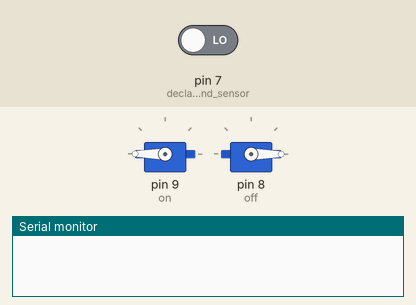
This sketch was run on a simulated Arduino Uno, built with avr-gcc and run on an emulated ATmega328P. Shown: 2 × servo, the last lines printed to the serial monitor. The test bench sets the inputs (shaded band); at power-on: pin 7 (declare_the_sound_sensor) LOW.

Above: at 1.2 s.
1.3 s: pin 7 (declare_the_sound_sensor) driven HIGH
At 2.1 s:
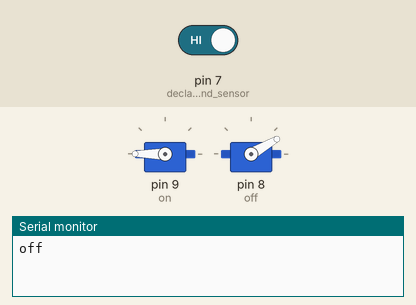
4.3 s: pin 7 (declare_the_sound_sensor) driven LOW
At 4.9 s:
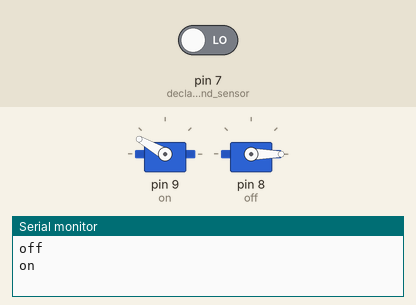
Timing chart, 0 to 7.3 s (numbered marks = the images above; inputs shaded):
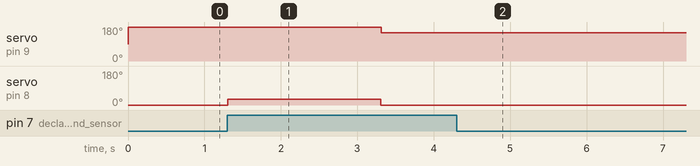

The sketch:

switch.ino
```cpp
/* Code written by Hung Che.
 * This is the code for my "Touch less, Do more" challenge submission
 */

#include <Servo.h> //include servo library

//declare servo objects
Servo on;
Servo off;

int light_switch = 0; //light status: 0 = on, 1 = off

unsigned long startMillis;  //some global variables available anywhere in the program
unsigned long currentMillis;
const unsigned long period = 1000;  //specify the time after which you want the light to switch off (in millisecond)

void setup() {
  Serial.begin(9600); //begin serial for debugging
  on.attach(9); //attach the "on" servo to pin D9
  off.attach(8); //attach the "off" servo to pin D8
  pinMode(7, INPUT); //declare the sound sensor pin to INPUT

  //set the initial positions of the servos
  off.write(0);
  delay(5) ;
  on.write(180);

  startMillis = millis();  //initial start time
}

void loop() {
  currentMillis = millis();
  int sensor = digitalRead(7); //obtain data from the sensor port
  /*
  if(light_switch == 0){ //if the light is on
    if(currentMillis - startMillis > period){ //if the light is on for "period" milliseconds
      //move servo
      on.write(180);
      delay(5);
      off.write(30);
      startMillis = currentMillis; //set start time to current time
    }
  }
  */
  if(sensor == 1){ // if sound is detected ...

    if(light_switch == 0){ // ...and if the light is on...

      Serial.println("off"); //print "off" the the serial monitor
      //move servos
      on.write(180);
      delay(5);
      off.write(30);
      delay(2000);

      light_switch ++; //change status to "off"

    }else if(light_switch==1){ // ... and if the light is off...
       Serial.println("on"); //print "on" the the serial monitor
       off.write(0);
       delay(5);
       on.write(150);
       delay(2000);
       light_switch = 0; //change status to "on"
    }
  }
}
```

Measured:
- after the input at 1.3 s, servo on pin 9 (on): 180° → 150° after 2.0 s; servo on pin 8 (off): 0° → 30° at once, → 0° 2.0 s later
- after the input at 4.3 s, servo on pin 9 (on): stops changing and stays 150°; servo on pin 8 (off): stops changing and stays 0°
